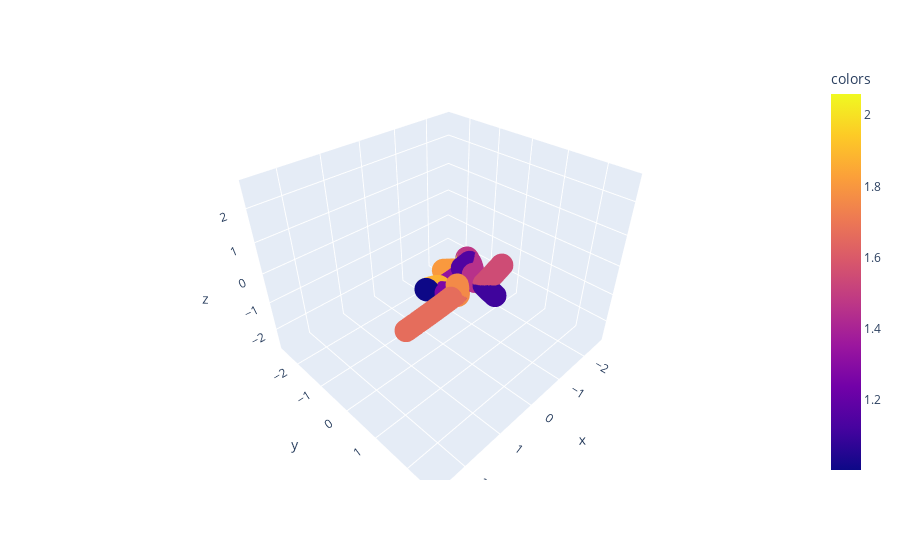

The notebook cell saved with this chart:
### Code cell
branch = Branch(3, path_length=3, seed = 480851)
Xs = branch.X
plot_3d(Xs,branch.branch_lengths,use_plotly=True)

### Figure 1 — Plotly figure (JSON) as saved in the notebook; plotly's stock layout.template omitted (floating-point values rounded to 4 significant figures; data arrays with more than 128 entries replaced by an {"elided": "..."} marker saying what was removed)
{"data": [{"hovertemplate": "x=%{x}<br>y=%{y}<br>z=%{z}<br>colors=%{marker.color}<extra></extra>", "legendgroup": "", "marker": {"color": {"elided": "1995 float values"}, "coloraxis": "coloraxis", "symbol": "circle"}, "mode": "markers", "name": "", "scene": "scene", "showlegend": false, "type": "scatter3d", "x": {"elided": "1995 float values"}, "y": {"elided": "1995 float values"}, "z": {"elided": "1995 float values"}}], "layout": {"coloraxis": {"colorbar": {"title": {"text": "colors"}}, "colorscale": [[0, "#0d0887"], [0.1111, "#46039f"], [0.2222, "#7201a8"], [0.3333, "#9c179e"], [0.4444, "#bd3786"], [0.5556, "#d8576b"], [0.6667, "#ed7953"], [0.7778, "#fb9f3a"], [0.8889, "#fdca26"], [1, "#f0f921"]]}, "legend": {"tracegroupgap": 0}, "margin": {"t": 60}, "scene": {"domain": {"x": [0, 1], "y": [0, 1]}, "xaxis": {"range": [-2.769, 2.769], "title": {"text": "x"}}, "yaxis": {"range": [-2.769, 2.769], "title": {"text": "y"}}, "zaxis": {"range": [-2.769, 2.769], "title": {"text": "z"}}}}}
